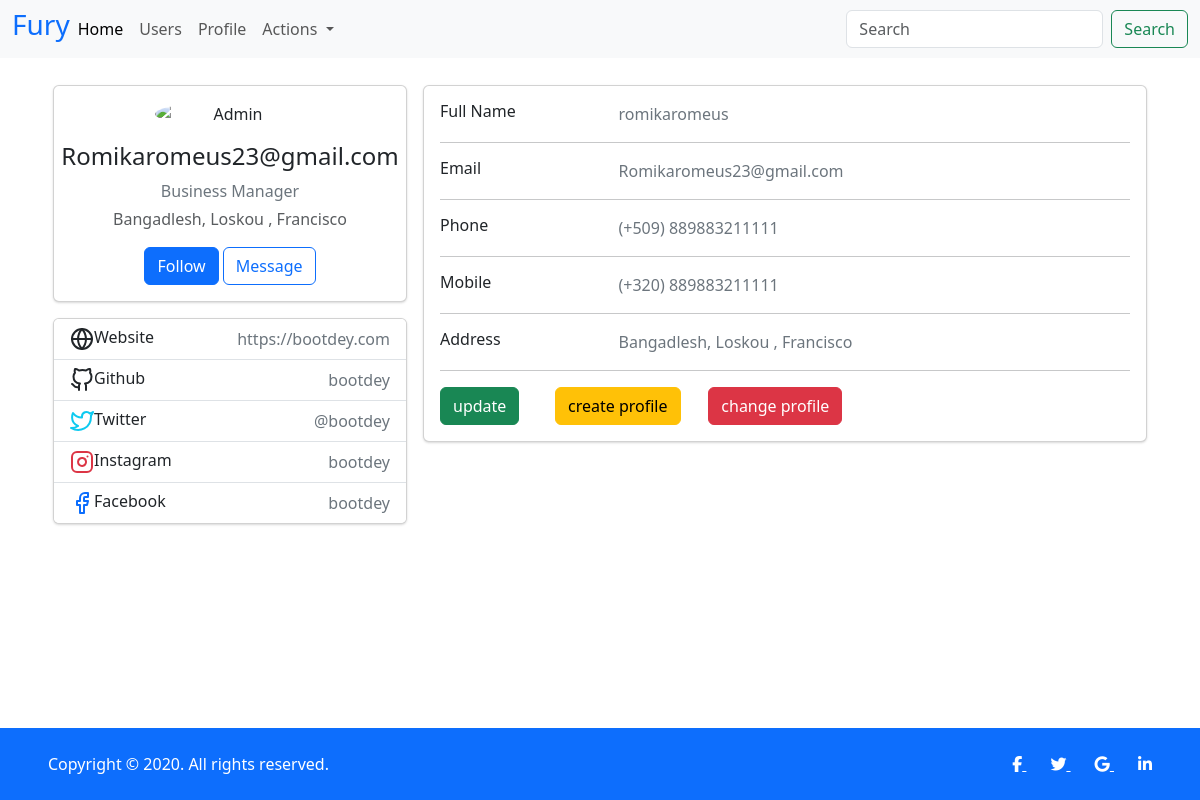
Page /user/profile (signed in) on the committed database.
### user/models.py (models this page shows, shortened)
class Profile(models.Model):
    phonenumber = models.IntegerField(
        unique=True, null=False, validators=[validate_slug])
    proffession = models.CharField(max_length=200)
    address = models.CharField(max_length=200)
    updated_at = models.DateTimeField(auto_now_add=True)
    author = models.ForeignKey(User, on_delete=models.CASCADE)

### user/views.py (the view)
# urls.py: path("profile", views.profile, name="profile"),
@login_required(login_url="login")
@require_GET
def profile(request):
    userdata = userProfile.objects.filter(  # pylint: disable=no-member
        author__id=int(request.user.id)).first()
    if userdata:
        context = {"userdata": userdata}
        return render(request, "user/profile.html", context)
    return render(request, "user/profile.html", {"userdata": ""})

### user/templates/user/profile.html (shortened to what this page needs)
{% extends 'blog/base.html' %}
{% load static %}
{% block link %} <link rel="stylesheet" href="{% static 'user/profile.css' %}"> {% endblock link %}
{% block content %}
<div class="container">
    <div class="main-body">
        <div class="row gutters-sm">
            <div class="col-md-4 mb-3">
                <div class="card">
                    <div class="card-body">
                        <div class="d-flex flex-column align-items-center text-center">
                            <img src="https://bootdey.com/img/Content/avatar/avatar7.png" alt="Admin"
                                class="rounded-circle" width="150">
                            <div class="mt-3">
                                <h4> {{ user.email }} </h4>
                                <p class="text-secondary mb-1"> {{ userdata.proffession }} </p>
                                <p class="text-muted font-size-sm"> {{ userdata.address|title }} </p>
                                <button class="btn btn-primary">Follow</button>
                                <button class="btn btn-outline-primary">Message</button>
                            </div>
                        </div>
                    </div>
                </div>
                <div class="card mt-3">
                    <ul class="list-group list-group-flush">
                        <li class="list-group-item d-flex justify-content-between align-items-center flex-wrap">
                            <h6 class="mb-0">Website</h6>
                            <span class="text-secondary">https://bootdey.com</span>
                        </li>
                        <li class="list-group-item d-flex justify-content-between align-items-center flex-wrap">
                            <h6 class="mb-0">Github</h6>
                            <span class="text-secondary">bootdey</span>
                        </li>
                        <li class="list-group-item d-flex justify-content-between align-items-center flex-wrap">
                            <h6 class="mb-0">Twitter</h6>
                            <span class="text-secondary">@bootdey</span>
                        </li>
                        <li class="list-group-item d-flex justify-content-between align-items-center flex-wrap">
                            <h6 class="mb-0">Instagram</h6>
                            <span class="text-secondary">bootdey</span>
                        </li>
                        <li class="list-group-item d-flex justify-content-between align-items-center flex-wrap">
                            <h6 class="mb-0">Facebook</h6>
                            <span class="text-secondary">bootdey</span>
                        </li>
                    </ul>
                </div>
            </div>
            <div class="col-md-8">
                <div class="card mb-3">
                    <div class="card-body">
                        <div class="row">
                            <div class="col-sm-3">
                                <h6 class="mb-0">Full Name</h6>
                            </div>
                            <div class="col-sm-9 text-secondary">
                                {{userdata.author.username}}
                            </div>
                        </div>
                        <hr>
                        <div class="row">
                            <div class="col-sm-3">
                                <h6 class="mb-0">Email</h6>
                            </div>
                            <div class="col-sm-9 text-secondary">
                                {{ userdata.author.email }}
                            </div>
                        </div>
                        <hr>
                        <div class="row">
                            <div class="col-sm-3">
                                <h6 class="mb-0">Phone</h6>
                            </div>
                            <div class="col-sm-9 text-secondary">
                                (+509) {{ userdata.phonenumber }}
                            </div>
                        </div>
                        <hr>
                        <div class="row">
                            <div class="col-sm-3">
                                <h6 class="mb-0">Mobile</h6>
                            </div>
                            <div class="col-sm-9 text-secondary">
                                (+320) {{ userdata.phonenumber }}
                            </div>
                        </div>
                        <hr>
                        <div class="row">
                            <div class="col-sm-3">
                                <h6 class="mb-0">Address</h6>
                            </div>
                            <div class="col-sm-9 text-secondary">
                                 {{ userdata.address }}
                            </div>
                        </div>
                        <hr>
                        <div class="col-sm-8 d-flex">
                            <div class="col-sm-3">
                                <a class="btn btn-success " target="__blank"
                                    href="{% url 'updateprofile'  %}">update</a>
                            </div>
                            <div class="col-sm-4">
                                <a class="btn btn-warning " target="__blank"
                                    href="{% url 'createprofile'  %}">create profile</a>
                            </div>
                                <div class="col-sm-4">
                                    <a class="btn btn-danger " target="__blank" href="{% url 'change_password'  %}">change profile</a>
                                </div>
                        </div>
                    </div>
                </div>
            </div>
        </div>
    </div>
</div>
{% endblock content %}

### user/static/user/profile.css (style rules this page uses)
body { margin-top: 20px; color: #1a202c; text-align: left; background-color: #e2e8f0; }
.main-body { padding: 15px; }
.card { box-shadow: 0 1px 3px 0 rgba(0, 0, 0, .1), 0 1px 2px 0 rgba(0, 0, 0, .06); }
.card { position: relative; display: flex; flex-direction: column; min-width: 0; word-wrap: break-word; background-color: #fff; background-clip: border-box; border: 0 solid rgba(0, 0, 0, .125); border-radius: .25rem; }
.card-body { flex: 1 1 auto; min-height: 1px; padding: 1rem; }
.gutters-sm { margin-right: -8px; margin-left: -8px; }
.gutters-sm>.col, .gutters-sm>[class*=col-] { padding-right: 8px; padding-left: 8px; }
.mb-3, .my-3 { margin-bottom: 1rem !important; }

### rows in the picture
Profile: proffession "Business Manager", address "Bangadlesh, Loskou , Francisco", author.username "romikaromeus", author.email "Romikaromeus23@gmail.com", phonenumber "889883211111"

### other values in the picture
{{ user.email }} "Romikaromeus23@gmail.com"
